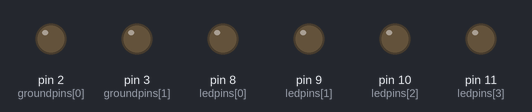
The sketch below on a simulated Arduino Uno, built with avr-gcc and run on an emulated ATmega328P. Shown: output pins drawn as LEDs (lit = HIGH).

Above: at 0.1 s.
At 7.6 s:
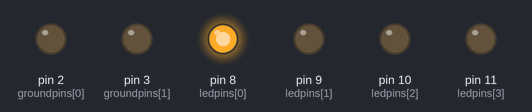
At 15.7 s:
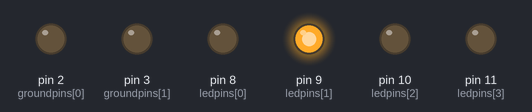
At 23.8 s:
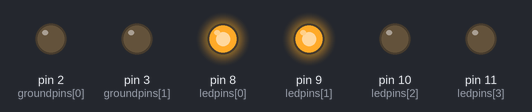
At 31.9 s:
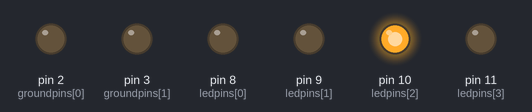
At 39.9 s:
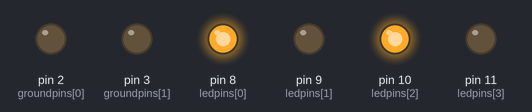
Timing chart, 0 to 40.0 s (numbered marks = the images above):
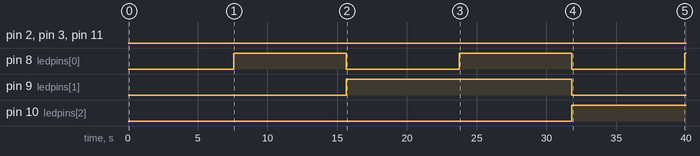

Measured:
- by itself, pin 8 (ledpins[0]): alternates HIGH for 8.1 s and LOW for 8.1 s
- by itself, pin 9 (ledpins[1]): LOW → HIGH at 15.7 s, → LOW 16.2 s later
- by itself, pin 10 (ledpins[2]): LOW → HIGH at 31.8 s

The sketch:

ledcube.ino
```cpp
int ledpins[] = {8, 9, 10, 11};
int groundpins[] = {2, 3};

void setup() {
  for (int i = 0; i < 4; i++) {
    pinMode(ledpins[i], OUTPUT);
  }
  for (int i = 0; i < 2; i++) {
    pinMode(groundpins[i], OUTPUT);
  }
}

void led(int pin2, int pin3, int pin8, int pin9, int pin10, int pin11) {
  digitalWrite(groundpins[0], pin2);
  digitalWrite(groundpins[1], pin3);

  digitalWrite(ledpins[0], pin8);
  digitalWrite(ledpins[1], pin9);
  digitalWrite(ledpins[2], pin10);
  digitalWrite(ledpins[3], pin11);
}

void delay_time(int milliseconds = 500) {
  unsigned long time = millis();
  while (millis() - time < milliseconds) {}
}

void blink(int pattern) {
  for (int i = 0; i < 8; i++) {
    digitalWrite(ledpins[i % 4], (pattern >> i) & 0x01);
  }
  delay_time();
}

void loop() {
  int time = 5;

  for (int pattern = 1; pattern <= 255; pattern++) {
    blink(pattern);
    delay_time(time);
  }

  led(1, 1, 0, 0, 0, 0);
  delay_time(time);
}
```
